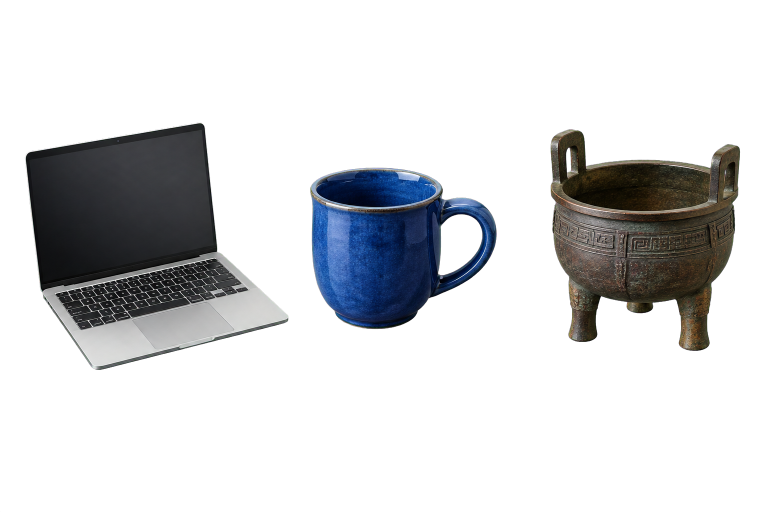
#> input picture output/hero-topics-2026-10-15/image-direction/objects-alpha.png, 1536 x 1024 px (shown at 1/2 size)
$ python process-assets.py
#> lines starting #> are read from the running program, lines starting #| are printed output that depends on the picture; after the words box and inside, x2 and y2 are one past the last pixel; in counts of white or black regions, pixels touching at a corner belong together
"""Crop the generated cutouts by their actual alpha bounds and export web assets."""

from pathlib import Path
import json
from itertools import groupby

from PIL import Image


root = Path(__file__).resolve().parent
image = Image.open(root / "objects-alpha.png").convert("RGBA")
#> image is the input picture: PIL image 1536x1024 RGBA; mean R, G, B, A 15.5, 16.5, 18.3, 58.4
report = []
alpha = image.getchannel("A").point(lambda value: 255 if value > 24 else 0)
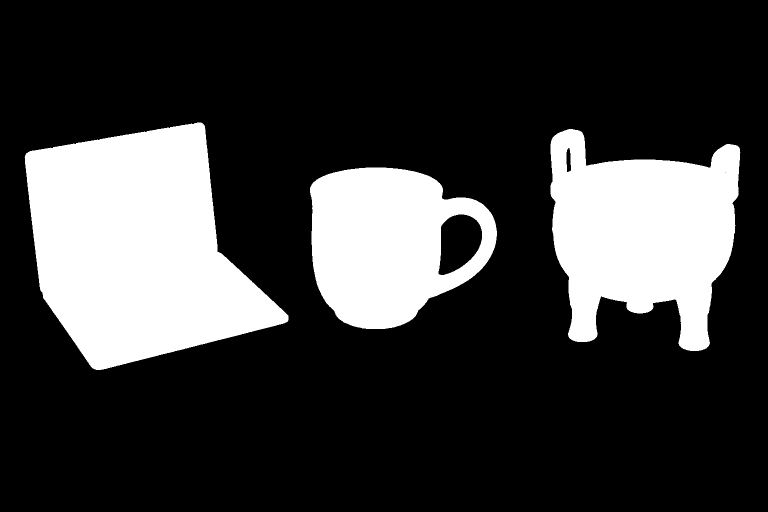
#> alpha: PIL image 1536x1024 L (shown at 1/2 size); 23.1% white; 3 white regions, box (x1, y1, x2, y2) and area: (49, 245, 577, 740) 167223, (1101, 258, 1481, 702) 112675, (620, 335, 994, 658) 83061
occupied = [alpha.crop((x, 0, x + 1, image.height)).getbbox() is not None for x in range(image.width)]
#> occupied = 1536 items, first 6: False, False, False, False, False, False
bands = []
for visible, columns in groupby(enumerate(occupied), key=lambda column: column[1]):
    positions = [column[0] for column in columns]
    if visible and len(positions) > 30:
        bands.append((positions[0], positions[-1] + 1))
#> this loop made 7 passes
#> visible on passes 1 to 7: False, True, False, True, False, True, False
#> after the loop, bands = [(49, 577), (620, 994), (1101, 1481)]
if len(bands) != 3:
    raise RuntimeError(f"Expected three separated object silhouettes; found {bands}")

for name, (start, end) in zip(("tech", "life", "history"), bands):
    left = max(0, start - 12)
    right = min(image.width, end + 12)
    region = image.crop((left, 0, right, image.height))
    bounds = region.getchannel("A").point(lambda value: 255 if value > 24 else 0).getbbox()
    if not bounds:
        raise RuntimeError(f"No visible object found in {name} region")
    x0, y0, x1, y1 = bounds
    if x0 < 8 or x1 > region.width - 8:
        raise RuntimeError(f"{name} touches region boundary; inspect before cropping")
    cutout = region.crop((max(0, x0 - 5), max(0, y0 - 5), min(region.width, x1 + 5), min(region.height, y1 + 5)))
    cutout.thumbnail((480, 480), Image.Resampling.LANCZOS)
    target = root / "assets" / f"{name}.webp"
    cutout.save(target, quality=93, method=6)
    histogram = cutout.getchannel("A").histogram()
#> (the run stopped early here; a loop or call above may not have finished)
